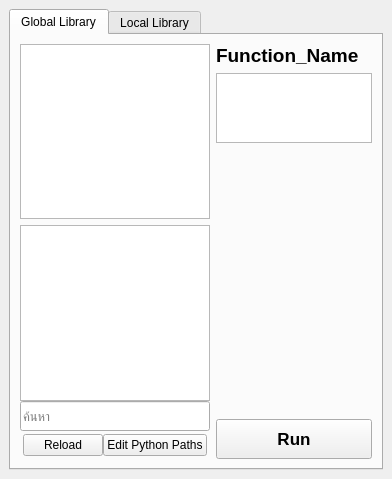
<?xml version="1.0" encoding="UTF-8"?>
<ui version="4.0">
 <class>MainWindow</class>
 <widget class="QMainWindow" name="MainWindow">
  <property name="geometry">
   <rect>
    <x>0</x>
    <y>0</y>
    <width>392</width>
    <height>479</height>
   </rect>
  </property>
  <property name="windowTitle">
   <string>MainWindow</string>
  </property>
  <widget class="QWidget" name="centralwidget">
   <layout class="QGridLayout" name="gridLayout">
    <item row="0" column="0">
     <widget class="QTabWidget" name="tabWidget">
      <property name="currentIndex">
       <number>0</number>
      </property>
      <widget class="QWidget" name="tab">
       <attribute name="title">
        <string>Global Library</string>
       </attribute>
       <layout class="QGridLayout" name="gridLayout_3">
        <item row="0" column="0">
         <layout class="QHBoxLayout" name="horizontalLayout_2" stretch="1,10">
          <item>
           <layout class="QGridLayout" name="gridLayout_2" columnstretch="0">
            <item row="1" column="0">
             <layout class="QVBoxLayout" name="verticalLayout_2">
              <property name="spacing">
               <number>0</number>
              </property>
              <item>
               <widget class="QListWidget" name="listWidget_functions">
                <property name="minimumSize">
                 <size>
                  <width>0</width>
                  <height>0</height>
                 </size>
                </property>
                <property name="font">
                 <font>
                  <pointsize>10</pointsize>
                 </font>
                </property>
               </widget>
              </item>
              <item>
               <widget class="QLineEdit" name="lineEdit_search">
                <property name="minimumSize">
                 <size>
                  <width>0</width>
                  <height>30</height>
                 </size>
                </property>
                <property name="font">
                 <font>
                  <pointsize>10</pointsize>
                 </font>
                </property>
                <property name="placeholderText">
                 <string>ค้นหา</string>
                </property>
                <property name="clearButtonEnabled">
                 <bool>true</bool>
                </property>
               </widget>
              </item>
              <item>
               <layout class="QHBoxLayout" name="horizontalLayout_3">
                <property name="leftMargin">
                 <number>3</number>
                </property>
                <property name="topMargin">
                 <number>3</number>
                </property>
                <property name="rightMargin">
                 <number>3</number>
                </property>
                <property name="bottomMargin">
                 <number>3</number>
                </property>
                <item>
                 <spacer name="horizontalSpacer">
                  <property name="orientation">
                   <enum>Qt::Horizontal</enum>
                  </property>
                  <property name="sizeHint" stdset="0">
                   <size>
                    <width>40</width>
                    <height>20</height>
                   </size>
                  </property>
                 </spacer>
                </item>
                <item>
                 <widget class="QPushButton" name="pushButton">
                  <property name="sizePolicy">
                   <sizepolicy hsizetype="Minimum" vsizetype="Minimum">
                    <horstretch>0</horstretch>
                    <verstretch>0</verstretch>
                   </sizepolicy>
                  </property>
                  <property name="text">
                   <string>Reload</string>
                  </property>
                 </widget>
                </item>
                <item>
                 <widget class="QPushButton" name="pushButton_edit_extra_path">
                  <property name="sizePolicy">
                   <sizepolicy hsizetype="Minimum" vsizetype="Minimum">
                    <horstretch>0</horstretch>
                    <verstretch>0</verstretch>
                   </sizepolicy>
                  </property>
                  <property name="minimumSize">
                   <size>
                    <width>0</width>
                    <height>0</height>
                   </size>
                  </property>
                  <property name="text">
                   <string>Edit Python Paths</string>
                  </property>
                 </widget>
                </item>
               </layout>
              </item>
             </layout>
            </item>
            <item row="0" column="0">
             <widget class="QListWidget" name="listWidget_library">
              <property name="minimumSize">
               <size>
                <width>0</width>
                <height>0</height>
               </size>
              </property>
              <property name="font">
               <font>
                <pointsize>10</pointsize>
               </font>
              </property>
             </widget>
            </item>
           </layout>
          </item>
          <item>
           <layout class="QVBoxLayout" name="verticalLayout">
            <item>
             <widget class="QLabel" name="label_function_name">
              <property name="font">
               <font>
                <pointsize>14</pointsize>
                <weight>75</weight>
                <bold>true</bold>
               </font>
              </property>
              <property name="text">
               <string>Function_Name</string>
              </property>
             </widget>
            </item>
            <item>
             <widget class="QTextBrowser" name="textBrowser_docstring">
              <property name="minimumSize">
               <size>
                <width>0</width>
                <height>0</height>
               </size>
              </property>
              <property name="font">
               <font>
                <pointsize>10</pointsize>
               </font>
              </property>
             </widget>
            </item>
            <item>
             <layout class="QVBoxLayout" name="layout_arguments"/>
            </item>
            <item>
             <spacer name="verticalSpacer">
              <property name="orientation">
               <enum>Qt::Vertical</enum>
              </property>
              <property name="sizeHint" stdset="0">
               <size>
                <width>20</width>
                <height>401</height>
               </size>
              </property>
             </spacer>
            </item>
            <item>
             <widget class="QPushButton" name="pushButton_run_script">
              <property name="minimumSize">
               <size>
                <width>150</width>
                <height>40</height>
               </size>
              </property>
              <property name="font">
               <font>
                <pointsize>13</pointsize>
                <weight>75</weight>
                <bold>true</bold>
               </font>
              </property>
              <property name="text">
               <string>Run</string>
              </property>
             </widget>
            </item>
           </layout>
          </item>
         </layout>
        </item>
       </layout>
      </widget>
      <widget class="QWidget" name="tab_2">
       <attribute name="title">
        <string>Local Library</string>
       </attribute>
       <layout class="QGridLayout" name="gridLayout_4">
        <item row="1" column="0">
         <layout class="QHBoxLayout" name="horizontalLayout">
          <item>
           <widget class="QComboBox" name="comboBox_local_scripts">
            <property name="font">
             <font>
              <pointsize>12</pointsize>
             </font>
            </property>
           </widget>
          </item>
          <item>
           <widget class="QPushButton" name="pushButton_run_local_scripts">
            <property name="minimumSize">
             <size>
              <width>0</width>
              <height>0</height>
             </size>
            </property>
            <property name="maximumSize">
             <size>
              <width>80</width>
              <height>16777215</height>
             </size>
            </property>
            <property name="font">
             <font>
              <pointsize>13</pointsize>
              <weight>75</weight>
              <bold>true</bold>
             </font>
            </property>
            <property name="text">
             <string>Run</string>
            </property>
           </widget>
          </item>
         </layout>
        </item>
        <item row="0" column="0">
         <layout class="QHBoxLayout" name="horizontalLayout_13" stretch="1">
          <property name="spacing">
           <number>4</number>
          </property>
          <item>
           <widget class="QPushButton" name="pushButton_path_quick_data_folder">
            <property name="sizePolicy">
             <sizepolicy hsizetype="Minimum" vsizetype="Minimum">
              <horstretch>0</horstretch>
              <verstretch>0</verstretch>
             </sizepolicy>
            </property>
            <property name="minimumSize">
             <size>
              <width>0</width>
              <height>35</height>
             </size>
            </property>
            <property name="maximumSize">
             <size>
              <width>16777215</width>
              <height>16777215</height>
             </size>
            </property>
            <property name="font">
             <font>
              <pointsize>7</pointsize>
              <weight>75</weight>
              <bold>true</bold>
             </font>
            </property>
            <property name="text">
             <string/>
            </property>
           </widget>
          </item>
         </layout>
        </item>
        <item row="2" column="0">
         <widget class="QListWidget" name="listWidget_local_scripts">
          <property name="font">
           <font>
            <pointsize>14</pointsize>
           </font>
          </property>
          <property name="dragEnabled">
           <bool>true</bool>
          </property>
          <property name="dragDropOverwriteMode">
           <bool>false</bool>
          </property>
          <property name="dragDropMode">
           <enum>QAbstractItemView::InternalMove</enum>
          </property>
          <property name="selectionMode">
           <enum>QAbstractItemView::ExtendedSelection</enum>
          </property>
         </widget>
        </item>
       </layout>
      </widget>
     </widget>
    </item>
   </layout>
  </widget>
  <action name="actionEdit_Library_Path">
   <property name="text">
    <string>Edit Function Path Config...</string>
   </property>
  </action>
 </widget>
 <resources/>
 <connections/>
</ui>
